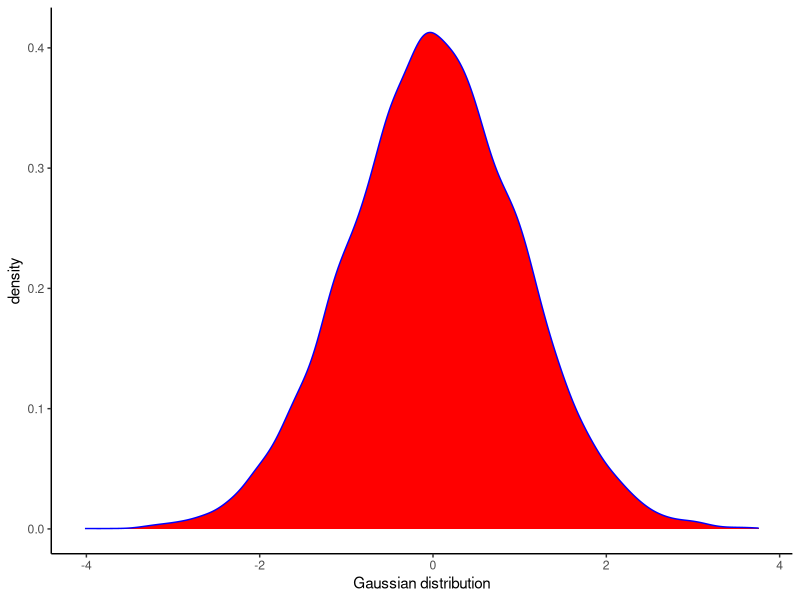

Recreate this plot in R.
## ---- chunk 1
#| label: setup
#| include: FALSE
knitr::opts_chunk$set(echo = FALSE)
## ---- chunk 2
#| fig.align: 'center'
#| out.width: "25%"
dat<-data.frame(a = rnorm(10000))
library(ggplot2)
ggplot(dat, aes(a))+geom_density(color="blue", fill="red") +theme_classic()+xlab("Gaussian distribution")
